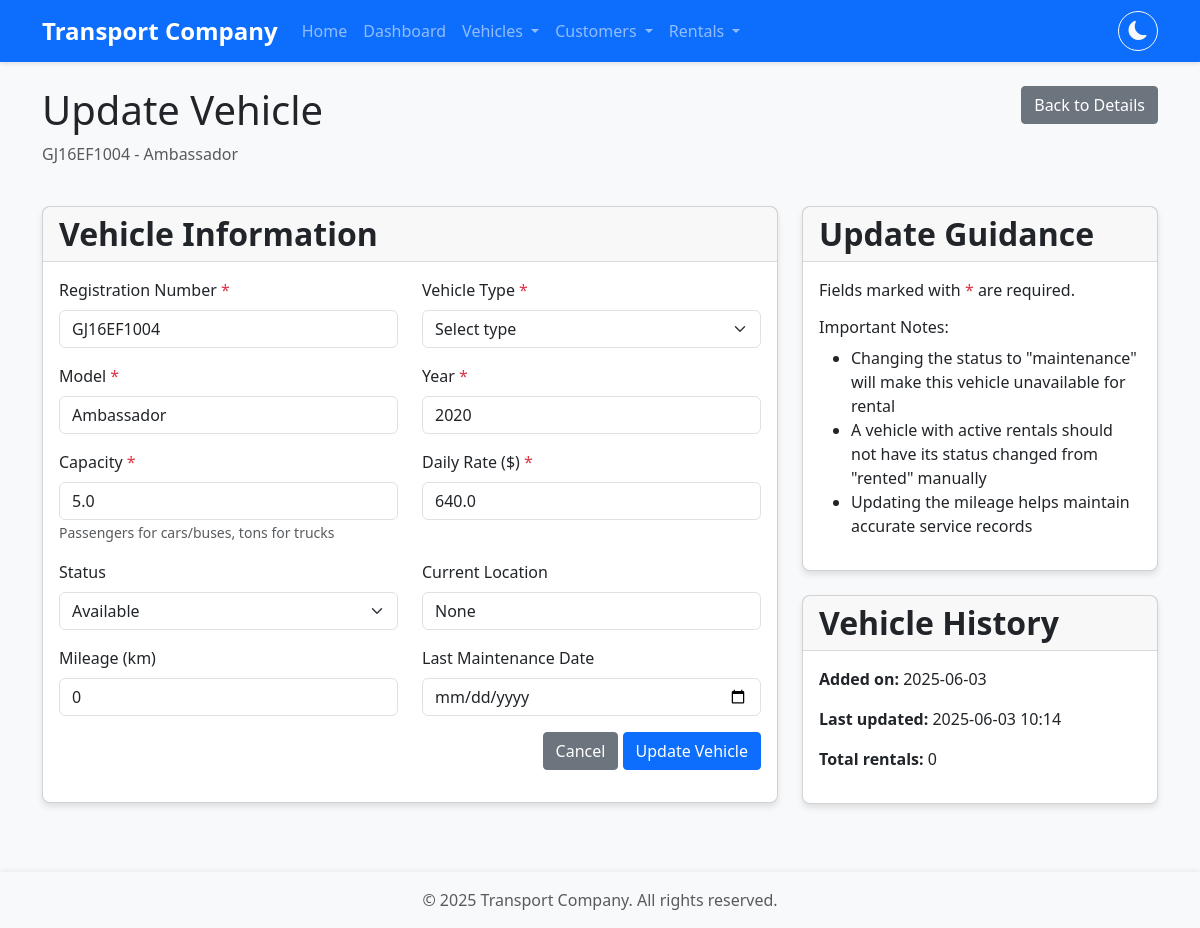
Screenshot of /vehicles/4/update with the database file from the repository.
### app/models/vehicle.py (models this page shows, shortened)
class Vehicle(db.Model):
    __tablename__ = 'vehicles'
    id = db.Column(db.Integer, primary_key=True)
    registration_number = db.Column(db.String(20), unique=True, nullable=False)
    vehicle_type = db.Column(db.String(50), nullable=False)  # car, bus, truck, etc.
    model = db.Column(db.String(100), nullable=False)  # Ambassador, Tata Sumo, Maruti Omni, etc.
    year = db.Column(db.Integer, nullable=False)
    capacity = db.Column(db.Float, nullable=False)  # passenger capacity or cargo capacity in tons
    daily_rate = db.Column(db.Float, nullable=False)  # rental rate per day (legacy)
    hourly_rate = db.Column(db.Float, nullable=False, default=0.0)  # rate per hour
    per_km_rate = db.Column(db.Float, nullable=False, default=0.0)  # rate per kilometer
    has_ac = db.Column(db.Boolean, nullable=False, default=False)  # True for AC, False for Non-AC
    fuel_type = db.Column(db.String(20), nullable=False, default='Petrol')  # Petrol, Diesel, CNG
    transmission = db.Column(db.String(20), nullable=False, default='Manual')  # Manual, Automatic
    status = db.Column(db.String(20), nullable=False, default='available')  # available, rented, maintenance
    location = db.Column(db.String(100), nullable=True)  # current location of the vehicle
    mileage = db.Column(db.Integer, nullable=False, default=0)
    last_maintenance_date = db.Column(db.DateTime, nullable=True)
    minimum_rental_hours = db.Column(db.Integer, nullable=False, default=4)  # minimum 4-hour rental
    night_charge_multiplier = db.Column(db.Float, nullable=False, default=1.25)  # 25% extra for night rentals
    created_at = db.Column(db.DateTime, default=datetime.utcnow)
    updated_at = db.Column(db.DateTime, default=datetime.utcnow, onupdate=datetime.utcnow)
    rentals = db.relationship('Rental', back_populates='vehicle', lazy='dynamic')

### app/routes/vehicle_routes.py (the view, shortened to what this page needs)
@vehicle_bp.route('/<int:id>/update', methods=['GET', 'POST'])
def update_vehicle(id):
    try:
        vehicle = Vehicle.query.get_or_404(id)
        return render_template('vehicles/update.html', vehicle=vehicle, current_year=datetime.now().year)
    except Exception as e:
        log_exception(e, f"Error retrieving vehicle with ID {id} for update")
        flash('Vehicle not found or an error occurred', 'danger')
        return redirect(url_for('vehicle.list_vehicles'))

### app/templates/vehicles/update.html (shortened to what this page needs)
{% extends "base.html" %}
{% block content %}
<div class="row mb-4">
    <div class="col-md-8">
        <h1>Update Vehicle</h1>
        <p class="text-muted">{{ vehicle.registration_number }} - {{ vehicle.model }}</p>
    </div>
    <div class="col-md-4 text-end">
        <a href="{{ url_for('vehicle.view_vehicle', id=vehicle.id) }}" class="btn btn-secondary">
             Back to Details
        </a>
    </div>
</div>
<div class="row">
    <div class="col-lg-8">
        <div class="card">
            <div class="card-header">
                <h5 class="card-title mb-0">Vehicle Information</h5>
            </div>
            <div class="card-body">
                <form action="{{ url_for('vehicle.update_vehicle', id=vehicle.id) }}" method="post" id="vehicle-form">
                    <div class="row mb-3">
                        <div class="col-md-6">
                            <label for="registration_number" class="form-label">Registration Number <span class="text-danger">*</span></label>
                            <input type="text" class="form-control" id="registration_number" name="registration_number" value="{{ vehicle.registration_number }}" required>
                        </div>
                        <div class="col-md-6">
                            <label for="vehicle_type" class="form-label">Vehicle Type <span class="text-danger">*</span></label>
                            <select class="form-select" id="vehicle_type" name="vehicle_type" required>
                                <option value="">Select type</option>
                            </select>
                        </div>
                    </div>
                    <div class="row mb-3">
                        <div class="col-md-6">
                            <label for="model" class="form-label">Model <span class="text-danger">*</span></label>
                            <input type="text" class="form-control" id="model" name="model" value="{{ vehicle.model }}" required>
                        </div>
                        <div class="col-md-6">
                            <label for="year" class="form-label">Year <span class="text-danger">*</span></label>
                            <input type="number" class="form-control" id="year" name="year" value="{{ vehicle.year }}" min="1900" required>
                        </div>
                    </div>
                    <div class="row mb-3">
                        <div class="col-md-6">
                            <label for="capacity" class="form-label">Capacity <span class="text-danger">*</span></label>
                            <input type="number" class="form-control" id="capacity" name="capacity" value="{{ vehicle.capacity }}" step="0.1" min="0" required>
                            <small class="form-text text-muted">Passengers for cars/buses, tons for trucks</small>
                        </div>
                        <div class="col-md-6">
                            <label for="daily_rate" class="form-label">Daily Rate ($) <span class="text-danger">*</span></label>
                            <input type="number" class="form-control" id="daily_rate" name="daily_rate" value="{{ vehicle.daily_rate }}" step="0.01" min="0" required>
                        </div>
                    </div>
                    <div class="row mb-3">
                        <div class="col-md-6">
                            <label for="status" class="form-label">Status</label>
                            <select class="form-select" id="status" name="status">
                                <option value="available" {% if vehicle.status == 'available' %}selected{% endif %}>Available</option>
                            </select>
                        </div>
                        <div class="col-md-6">
                            <label for="location" class="form-label">Current Location</label>
                            <input type="text" class="form-control" id="location" name="location" value="{{ vehicle.location }}">
                        </div>
                    </div>
                    <div class="row mb-3">
                        <div class="col-md-6">
                            <label for="mileage" class="form-label">Mileage (km)</label>
                            <input type="number" class="form-control" id="mileage" name="mileage" value="{{ vehicle.mileage }}" min="0">
                        </div>
                        <div class="col-md-6">
                            <label for="last_maintenance_date" class="form-label">Last Maintenance Date</label>
                            <input type="date" class="form-control" id="last_maintenance_date" name="last_maintenance_date"
                            >
                        </div>
                    </div>
                    <div class="mb-3 text-end">
                        <a href="{{ url_for('vehicle.view_vehicle', id=vehicle.id) }}" class="btn btn-secondary">Cancel</a>
                        <button type="submit" class="btn btn-primary">Update Vehicle</button>
                    </div>
                </form>
            </div>
        </div>
    </div>
    <div class="col-lg-4">
        <div class="card mb-4">
            <div class="card-header">
                <h5 class="card-title mb-0">Update Guidance</h5>
            </div>
            <div class="card-body">
                <p>Fields marked with <span class="text-danger">*</span> are required.</p>
                <h6 class="mt-3">Important Notes:</h6>
                <ul>
                    <li>Changing the status to "maintenance" will make this vehicle unavailable for rental</li>
                    <li>A vehicle with active rentals should not have its status changed from "rented" manually</li>
                    <li>Updating the mileage helps maintain accurate service records</li>
                </ul>
            </div>
        </div>
        <div class="card">
            <div class="card-header">
                <h5 class="card-title mb-0">Vehicle History</h5>
            </div>
            <div class="card-body">
                <p><strong>Added on:</strong> {{ vehicle.created_at.strftime('%Y-%m-%d') }}</p>
                <p><strong>Last updated:</strong> {{ vehicle.updated_at.strftime('%Y-%m-%d %H:%M') }}</p>
                <p><strong>Total rentals:</strong> {{ vehicle.rentals.count() }}</p>
            </div>
        </div>
    </div>
</div>
{% endblock %}

### app/static/css/main.css (style rules this page uses)
body { font-family: 'Segoe UI', Tahoma, Geneva, Verdana, sans-serif; background-color: #f8f9fa; min-height: 100vh; display: flex; flex-direction: column; transition: background-color 0.3s ease, color 0.3s ease; }
.card { border-radius: 8px; box-shadow: 0 4px 6px rgba(0, 0, 0, 0.1); transition: transform 0.3s ease, box-shadow 0.3s ease, background-color 0.3s ease; margin-bottom: 20px; }
.card-header { font-weight: 600; border-bottom: 1px solid rgba(0, 0, 0, 0.125); transition: background-color 0.3s ease, border-color 0.3s ease; }
.card-title { font-size: 2rem; font-weight: 700; margin-bottom: 0.5rem; }
.form-label { font-weight: 500; }
.btn { border-radius: 4px; font-weight: 500; }
.btn-primary { background-color: #0d6efd; }

### rows the page displays
Vehicle: registration_number "GJ16EF1004", model "Ambassador", year "2020", capacity "5.0", daily_rate "640.0", status "Available", location "None", mileage "0", created_at "2025-06-03", updated_at "2025-06-03 10:14"

### other values shown
{{ vehicle.rentals.count() }} "0"
